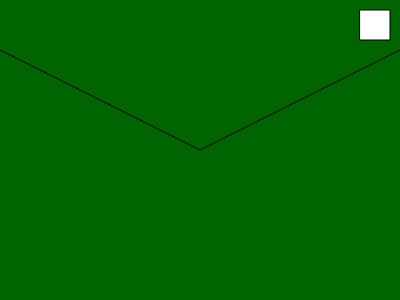
Frame 1 (no input)
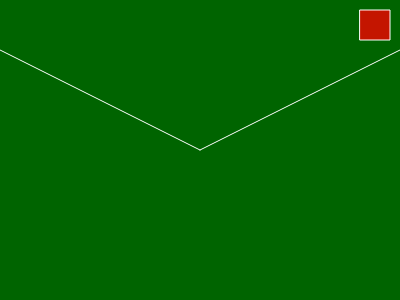
Frame 60 (no input)
Frame 120 (the mouse pressed at the canvas centre since frame 60): identical to frame 60, image omitted

The p5.js sketch that drew these frames (run headless with seeded random() and noise() and a simulated clock; from frame 60 on, the mouse is pressed at the canvas centre):

// p5.js sketch
// ── sketch.js
function setup() {
    createCanvas(400, 300);
  }
  
  function draw() {
    background(0, 100, 0);
    line(0, 50, 200, 150);
    line(200, 150, 400, 50);
    rect(360, 10, 30, 30);
    fill(250, 0, 0, 200);
    stroke(255);
  }
  
